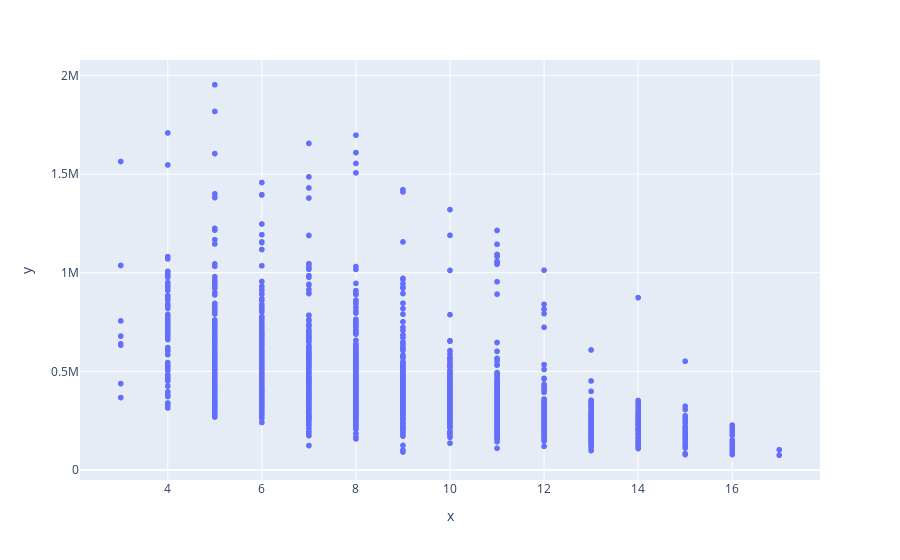

Write notebook code for a chart like this one.
### Markdown cell above
scatter plot for age and selling price of the cars

### Code cell
fig = px.scatter(x=df['Age'], y=df['Selling Price'])
fig.show()

### Figure 1 — Plotly figure (JSON) as saved in the notebook; plotly's stock layout.template omitted (floating-point values rounded to 4 significant figures; data arrays with more than 128 entries replaced by an {"elided": "..."} marker saying what was removed)
{"data": [{"hovertemplate": "x=%{x}<br>y=%{y}<extra></extra>", "legendgroup": "", "marker": {"color": "#636efa", "symbol": "circle"}, "mode": "markers", "name": "", "showlegend": false, "type": "scattergl", "x": {"elided": "2235 int values"}, "xaxis": "x", "y": {"elided": "2235 int values"}, "yaxis": "y"}], "layout": {"legend": {"tracegroupgap": 0}, "margin": {"t": 60}, "xaxis": {"anchor": "y", "domain": [0, 1], "title": {"text": "x"}}, "yaxis": {"anchor": "x", "domain": [0, 1], "title": {"text": "y"}}}}
